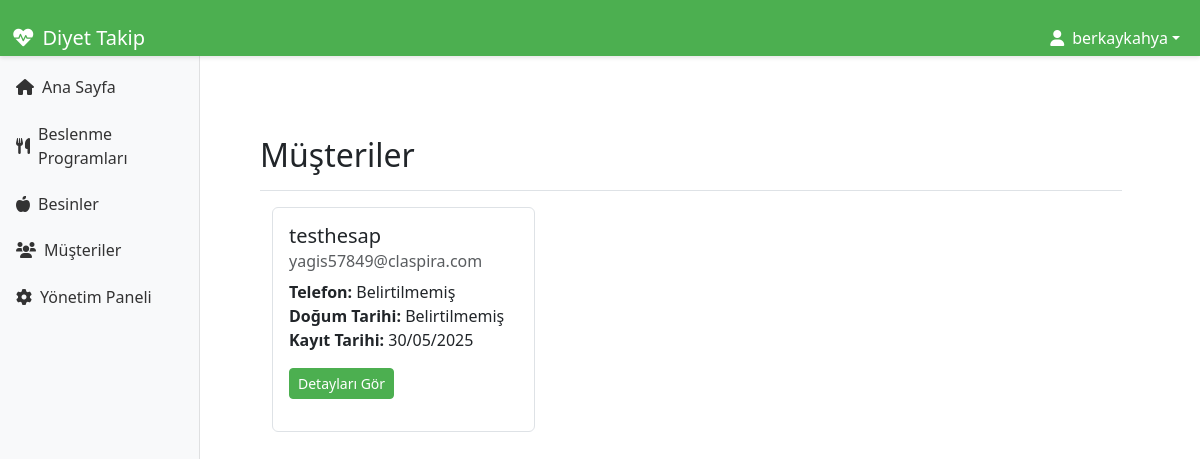
Page /clients/ (signed in) on the earlier database version.
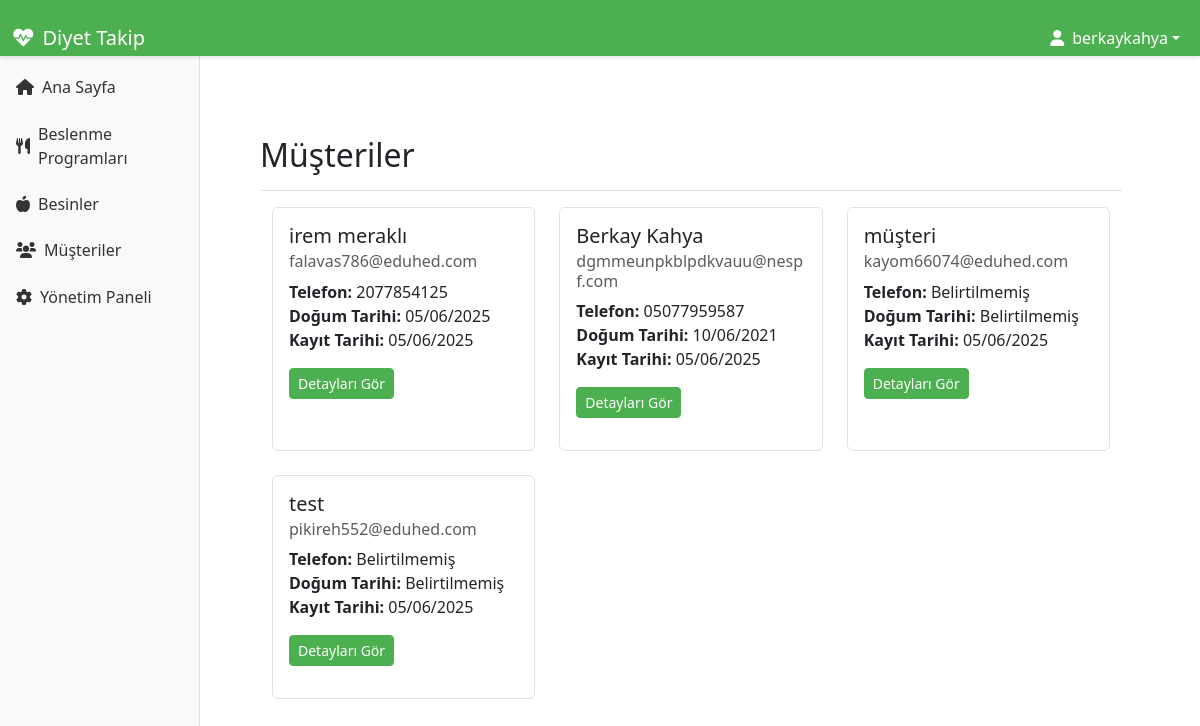
Same page on the later database version.
### clients/models.py (models this page shows, shortened)
class Client(models.Model):
    user = models.OneToOneField(settings.AUTH_USER_MODEL, on_delete=models.CASCADE)
    phone = models.CharField(max_length=20, blank=True, null=True)
    birth_date = models.DateField(blank=True, null=True)
    address = models.TextField(blank=True, null=True)
    created_at = models.DateTimeField(auto_now_add=True)
    updated_at = models.DateTimeField(auto_now=True)
    class Meta:
        verbose_name = "Müşteri"
        verbose_name_plural = "Müşteriler"

### accounts/models.py (models this page shows, shortened)
class CustomUser(AbstractUser):
    USER_TYPE_CHOICES = (
        ('dietitian', 'Diyetisyen'),
        ('client', 'Müşteri'),
    )
    user_type = models.CharField(max_length=10, choices=USER_TYPE_CHOICES)
    phone_number = models.CharField(max_length=20, blank=True, null=True)

### clients/views.py (the view)
# urls.py: path('', views.client_list, name='client_list'),
@login_required
@user_passes_test(is_admin)
def client_list(request):
    clients = Client.objects.all().order_by('-created_at')
    return render(request, 'clients/client_list.html', {'clients': clients})

### clients/views.py (called while the page is built)
def is_admin(user):
    return user.is_staff

### templates/clients/client_list.html (shortened to what this page needs)
{% extends 'base.html' %}
{% load static %}
{% block extra_css %}
<link rel="stylesheet" href="{% static 'css/sidebar.css' %}">
{% endblock %}
{% block content %}
<div class="container-fluid">
    <div class="row">
        {% include 'includes/sidebar.html' %}
        <main class="col-md-9 ms-sm-auto col-lg-10 px-md-4">
            <div class="d-flex justify-content-between flex-wrap flex-md-nowrap align-items-center pt-3 pb-2 mb-3 border-bottom">
                <h1 class="h2">Müşteriler</h1>
            </div>
            <div class="row">
                {% for client in clients %}
                <div class="col-md-6 col-lg-4 mb-4">
                    <div class="card h-100">
                        <div class="card-body">
                            <h5 class="card-title">{{ client.user.get_full_name|default:client.user.username }}</h5>
                            <h6 class="card-subtitle mb-2 text-muted">{{ client.user.email }}</h6>
                            <p class="card-text">
                                <strong>Telefon:</strong> {{ client.phone|default:"Belirtilmemiş" }}<br>
                                <strong>Doğum Tarihi:</strong> {{ client.birth_date|date:"d/m/Y"|default:"Belirtilmemiş" }}<br>
                                <strong>Kayıt Tarihi:</strong> {{ client.created_at|date:"d/m/Y" }}
                            </p>
                            <a href="{% url 'clients:client_detail' client.id %}" class="btn btn-primary btn-sm">
                                Detayları Gör
                            </a>
                        </div>
                    </div>
                </div>
                {% empty %}
                <div class="col-12">
                    <div class="alert alert-info">
                        Henüz müşteri bulunmuyor.
                    </div>
                </div>
                {% endfor %}
            </div>
        </main>
    </div>
</div>
{% endblock %}

Differences in the rows shown:
added Client: user.get_full_name "irem meraklı", user.email "falavas786@eduhed.com", phone "2077854125", birth_date "05/06/2025", created_at "05/06/2025"
added Client: user.get_full_name "Berkay Kahya", user.email "dgmmeunpkblpdkvauu@nespf.com", phone "05077959587", birth_date "10/06/2021", created_at "05/06/2025"
added Client: user.get_full_name "müşteri", user.email "kayom66074@eduhed.com", phone "Belirtilmemiş", birth_date "Belirtilmemiş", created_at "05/06/2025"
changed Client: user.get_full_name "testhesap" → "test"; user.email "yagis57849@claspira.com" → "pikireh552@eduhed.com"; created_at "30/05/2025" → "05/06/2025"
